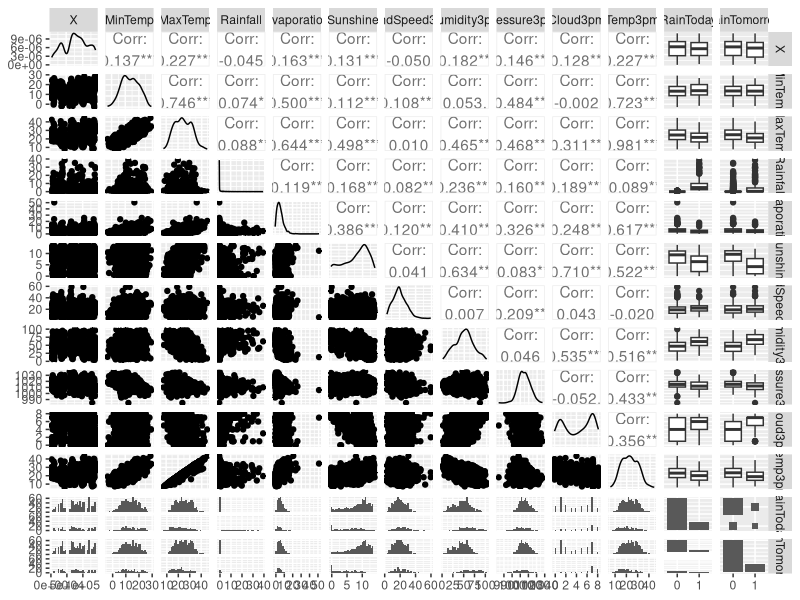
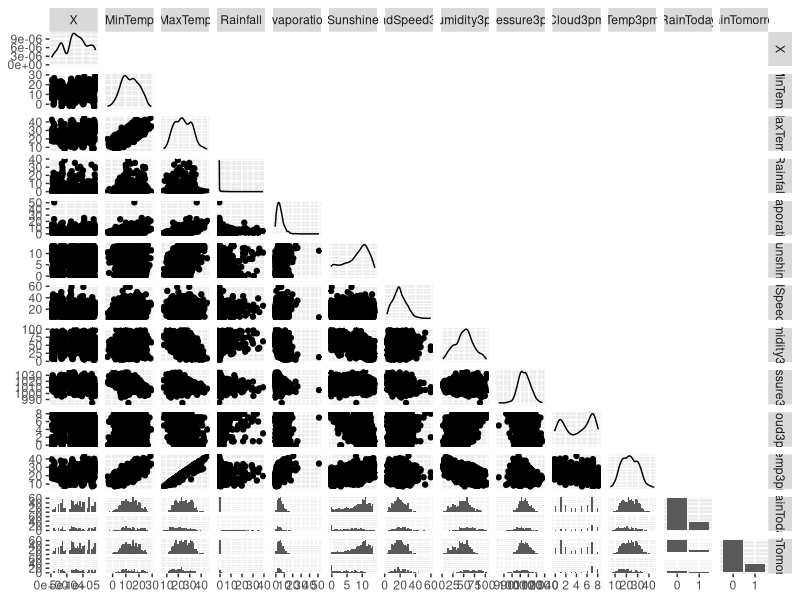
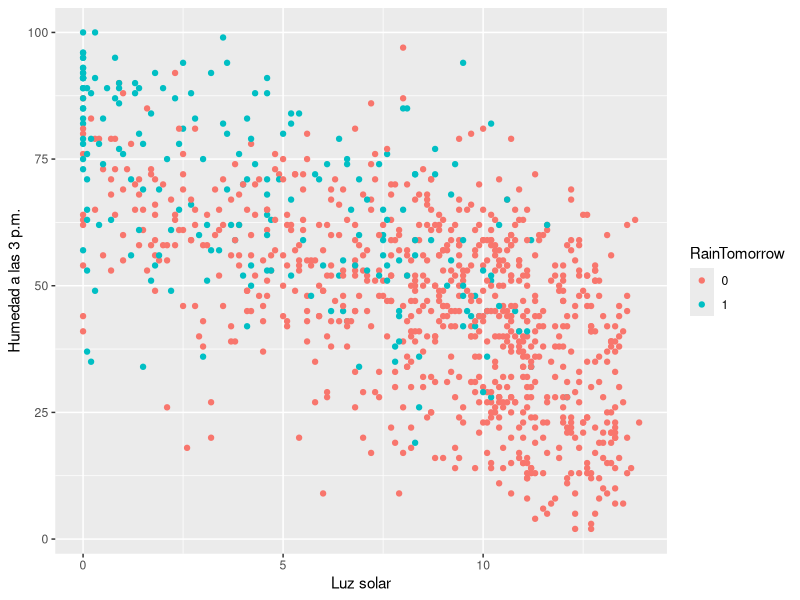
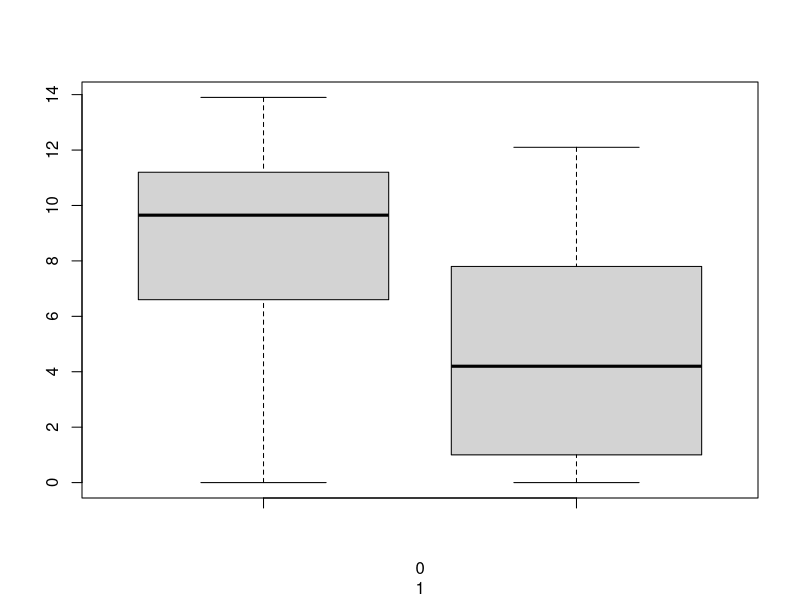
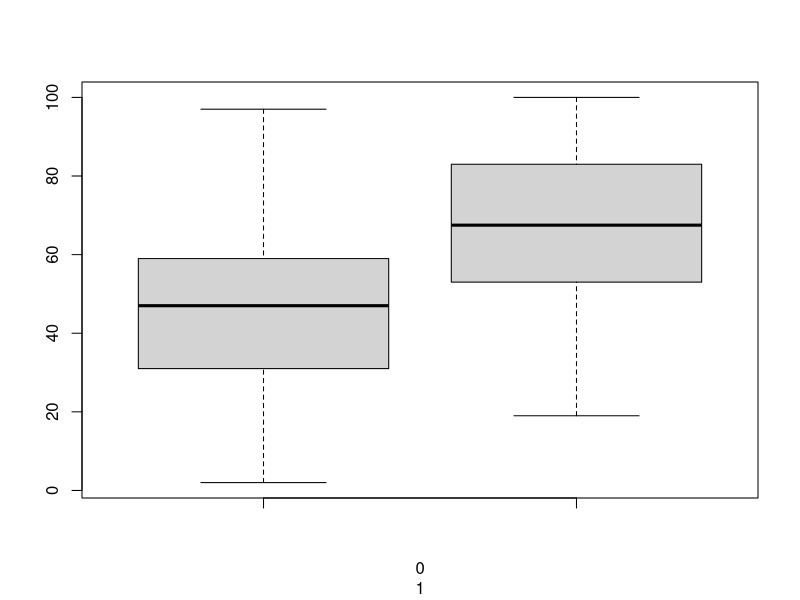

These figures' R source, in order:
## ---- chunk 1
knitr::opts_chunk$set(warning = FALSE, message = FALSE) 
options(warn=-1)
current_directory <- getwd()
setwd(current_directory)
datos <- read.csv("lluviaAus.csv")
datos$RainTomorrow <-  ifelse(datos$RainTomorrow=="Yes", 1, 0)
datos$RainTomorrow <- as.factor(datos$RainTomorrow)
datos$RainToday <-  ifelse(datos$RainToday=="Yes", 1, 0)
datos$RainToday <- as.factor(datos$RainToday)

## ---- chunk 2
library(ggplot2)
library(GGally)

ggpairs(datos)
ggpairs(datos, upper = "blank")

#como usamos la funcion con tantas variables?
## ---- chunk 3
library(ggplot2)

datos %>% ggplot(mapping=aes(x=Sunshine, y=Humidity3pm, color=RainTomorrow)) + 
  geom_point() +
  labs(x="Luz solar", y="Humedad a las 3 p.m.")
## ---- chunk 4
boxplot(datos$Sunshine[datos$RainTomorrow==0], datos$Sunshine[datos$RainTomorrow==1], xlab=c(0, 1))

## ---- chunk 5
boxplot(datos$Humidity3pm[datos$RainTomorrow==0], datos$Humidity3pm[datos$RainTomorrow==1], xlab=c(0, 1))

## ---- chunk 6
clasificador.movil <-  function(datos, etiquetas, h, x0) {
  etiquetas_en_ventana <-  etiquetas[abs(datos - x0) <= h]
  res <- ifelse(sum(etiquetas_en_ventana==1) / length(etiquetas_en_ventana) >= 0.5, 1, 0)
  return(res)
}

#solo funciona para x y x0 en R. Para Rn (con norma dos) sería:

clasificador.movil2 <- function(datos, etiquetas, h, x0) {
  etiquetas_en_ventana <-  etiquetas[sqrt(sum((datos - x0)**2)) <= h]
  res <- ifelse((sum(etiquetas_en_ventana) / length(etiquetas_en_ventana)) >= 0.5, 1, 0)
  return(res)
}


## ---- chunk 7
ventana_optima <-  function(datos, etiquetas, ventanas) {
  ECM_ventanas <-  c()
  etiquetas <- as.numeric(etiquetas==1)
  for (h in 1:length(ventanas)) {
    clasificaciones <-  c()
    for (j in 1:length(etiquetas)) {
      clasificaciones[j] <-  clasificador.movil(datos[-j], etiquetas[-j], ventanas[h], datos[j])
    }
    ECM_ventanas[h] <-  mean((etiquetas - clasificaciones)^2)
  }
  index_res <- order(ECM_ventanas)[1]
  res <-  ventanas[index_res]
  return(res)
}



## ---- chunk 8

error_de_clasificacion <-  function(datos, etiquetas, ventana) {
  errores <-  c()
  etiquetas <- as.numeric(etiquetas==1)
  for (i in 1:length(etiquetas)) {
    clasificacion_i <-  clasificador.movil(datos[-i], etiquetas[-i], ventana, datos[i])
    error <-  abs(etiquetas[i] - clasificacion_i)
    errores[i] <-  error
  }
  return(mean(errores))
}


## ---- chunk 9

ventana <- ventana_optima(datos$Sunshine, datos$RainTomorrow, seq(0.01, 2, length.out=200))

error_de_clasificacion(datos$Sunshine, datos$RainTomorrow, ventana)
